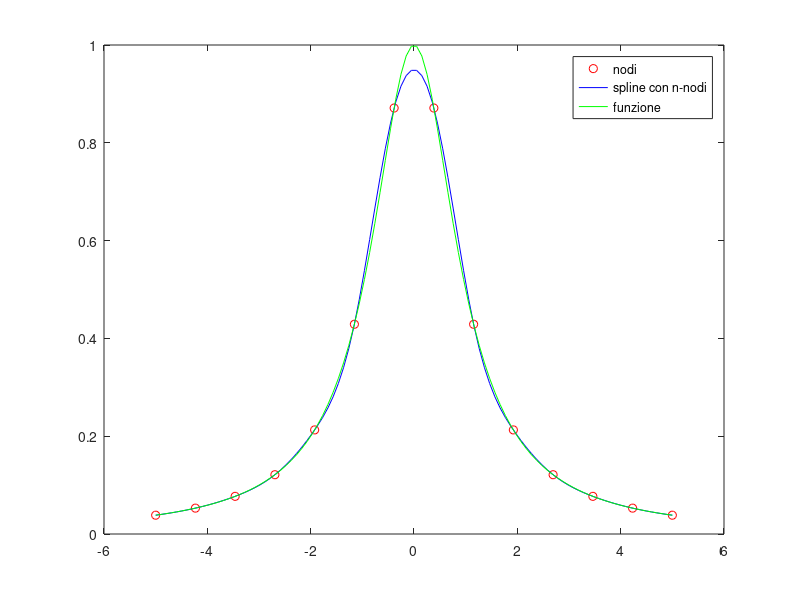

Source code (MATLAB):
clear all
clc

a =-5;
b = 5;

f = @(x) 1./(1+x.^2);
z = linspace(a,b);
fz = f(z);

for n = 6:4:14
    x = linspace(a,b,n);
    y = f(x);

    s = spline(x,y,z);
    plot(x,y,'ro',z,s,'b',z,fz,'g');
    legend('nodi','spline con n-nodi','funzione');
    pause
       
end
